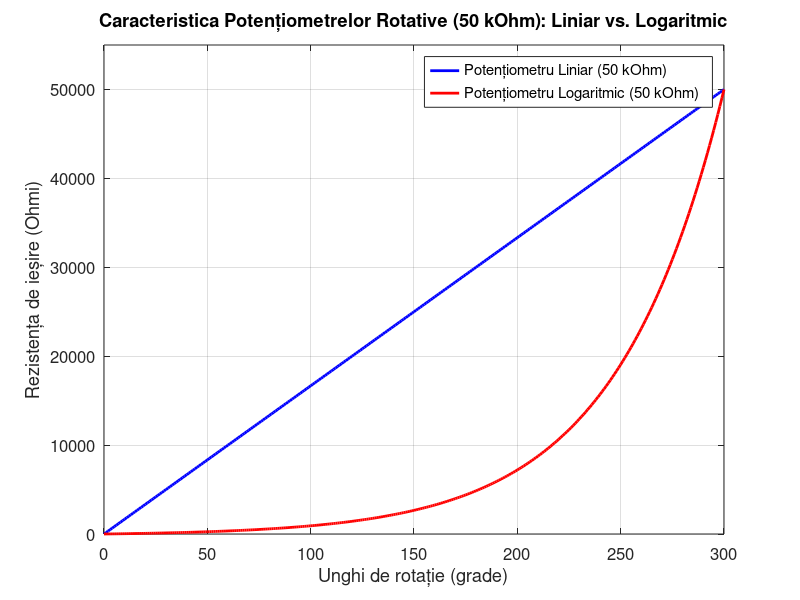

This chart was generated by the following MATLAB code:
% Cod MATLAB pentru vizualizarea graficelor potențiometrelor rotative (liniar și logaritmic)
% Ambele potențiometre de 50 kOhm

% Definirea domeniului de unghiuri (de la 0 la 300 de grade)
unghi_grade = 0:1:300; % De la 0 la 300 de grade, cu pas de 1 grad

% --- Potențiometru Liniar ---
% Rezistența totală a potențiometrului liniar
rezistenta_maxima_liniar = 50000; % 50 kOhm

% Rezistența curentă a potențiometrului liniar crește proporțional cu unghiul.
rezistenta_liniara = (unghi_grade / 300) * rezistenta_maxima_liniar;

% --- Potențiometru Logaritmic (Audio Taper) ---
% Rezistența totală a potențiometrului logaritmic
rezistenta_maxima_logaritmic = 50000; % 50 kOhm

% Factorul de curbură (taper-ul) pentru potențiometrul logaritmic
% O valoare de 2 sau 2.5 este tipică pentru un "audio taper" (logaritmic direct)
factor_curbatura = 2.5; % Puteți ajusta acest factor

% Formula pentru a genera o curbă logaritmică (similară cu un audio taper)
% Aceasta asigură că valoarea pornește de la 0 și ajunge la rezistenta_maxima_logaritmic
rezistenta_logaritmica = rezistenta_maxima_logaritmic * ( (10.^((unghi_grade/300) * factor_curbatura) - 1) / (10^factor_curbatura - 1) );


% --- Plotarea graficelor ---
figure; % Deschide o fereastră nouă pentru grafic

plot(unghi_grade, rezistenta_liniara, 'b-', 'LineWidth', 2);
hold on; % Menține graficul curent pentru a adăuga altele
plot(unghi_grade, rezistenta_logaritmica, 'r-', 'LineWidth', 2);

grid on; % Adaugă o grilă

title('Caracteristica Potențiometrelor Rotative (50 kOhm): Liniar vs. Logaritmic');
xlabel('Unghi de rotație (grade)');
ylabel('Rezistența de ieșire (Ohmi)');
legend('Potențiometru Liniar (50 kOhm)', 'Potențiometru Logaritmic (50 kOhm)');

% Ajustări vizuale
xlim([0 300]); % Setează limitele axei X
ylim([0 rezistenta_maxima_liniar * 1.1]); % Setează limitele axei Y (un pic mai sus decât maximul)
set(gca, 'FontSize', 12); % Setează dimensiunea fontului pentru axe și titluri

disp('Simularea graficelor pentru potențiometre de 50 kOhm a fost executată.');
disp('Fereastra cu graficul ar trebui să fie acum vizibilă.');